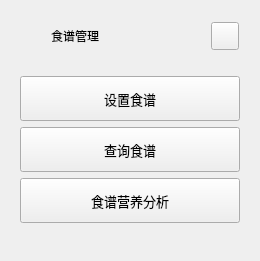
        <widget class="QFrame" name="extraLeftBoxfood">
         <property name="minimumSize">
          <size>
           <width>0</width>
           <height>0</height>
          </size>
         </property>
         <property name="maximumSize">
          <size>
           <width>0</width>
           <height>16777215</height>
          </size>
         </property>
         <property name="frameShape">
          <enum>QFrame::NoFrame</enum>
         </property>
         <property name="frameShadow">
          <enum>QFrame::Raised</enum>
         </property>
         <layout class="QVBoxLayout" name="verticalLayout_35">
          <item>
           <widget class="QFrame" name="extraTopBg_4">
            <property name="minimumSize">
             <size>
              <width>0</width>
              <height>50</height>
             </size>
            </property>
            <property name="maximumSize">
             <size>
              <width>16777215</width>
              <height>50</height>
             </size>
            </property>
            <property name="frameShape">
             <enum>QFrame::NoFrame</enum>
            </property>
            <property name="frameShadow">
             <enum>QFrame::Raised</enum>
            </property>
            <layout class="QVBoxLayout" name="verticalLayout_36">
             <property name="spacing">
              <number>0</number>
             </property>
             <property name="leftMargin">
              <number>0</number>
             </property>
             <property name="topMargin">
              <number>0</number>
             </property>
             <property name="rightMargin">
              <number>0</number>
             </property>
             <property name="bottomMargin">
              <number>0</number>
             </property>
             <item>
              <layout class="QGridLayout" name="extraTopLayout_4">
               <property name="leftMargin">
                <number>10</number>
               </property>
               <property name="rightMargin">
                <number>10</number>
               </property>
               <property name="horizontalSpacing">
                <number>10</number>
               </property>
               <property name="verticalSpacing">
                <number>0</number>
               </property>
               <item row="0" column="0">
                <widget class="QFrame" name="extraIcon_4">
                 <property name="minimumSize">
                  <size>
                   <width>20</width>
                   <height>0</height>
                  </size>
                 </property>
                 <property name="maximumSize">
                  <size>
                   <width>20</width>
                   <height>20</height>
                  </size>
                 </property>
                 <property name="frameShape">
                  <enum>QFrame::NoFrame</enum>
                 </property>
                 <property name="frameShadow">
                  <enum>QFrame::Raised</enum>
                 </property>
                </widget>
               </item>
               <item row="0" column="1">
                <widget class="QLabel" name="extraLabel_4">
                 <property name="minimumSize">
                  <size>
                   <width>150</width>
                   <height>0</height>
                  </size>
                 </property>
                 <property name="text">
                  <string>食谱管理</string>
                 </property>
                </widget>
               </item>
               <item row="0" column="2">
                <widget class="QPushButton" name="extraCloseColumnBtn_4">
                 <property name="minimumSize">
                  <size>
                   <width>28</width>
                   <height>28</height>
                  </size>
                 </property>
                 <property name="maximumSize">
                  <size>
                   <width>28</width>
                   <height>28</height>
                  </size>
                 </property>
                 <property name="cursor">
                  <cursorShape>PointingHandCursor</cursorShape>
                 </property>
                 <property name="toolTip">
                  <string>Close left box</string>
                 </property>
                 <property name="text">
                  <string/>
                 </property>
                 <property name="icon">
                  <iconset resource="resources.qrc">
                   <normaloff>:/icons/images/icons/icon_close.png</normaloff>:/icons/images/icons/icon_close.png</iconset>
                 </property>
                 <property name="iconSize">
                  <size>
                   <width>20</width>
                   <height>20</height>
                  </size>
                 </property>
                </widget>
               </item>
              </layout>
             </item>
            </layout>
           </widget>
          </item>
          <item>
           <widget class="QFrame" name="extraContent_4">
            <property name="frameShape">
             <enum>QFrame::NoFrame</enum>
            </property>
            <property name="frameShadow">
             <enum>QFrame::Raised</enum>
            </property>
            <layout class="QVBoxLayout" name="verticalLayout_37">
             <property name="spacing">
              <number>0</number>
             </property>
             <property name="leftMargin">
              <number>0</number>
             </property>
             <property name="topMargin">
              <number>0</number>
             </property>
             <property name="rightMargin">
              <number>0</number>
             </property>
             <property name="bottomMargin">
              <number>0</number>
             </property>
             <item>
              <widget class="QFrame" name="extrafoodMenu">
               <property name="frameShape">
                <enum>QFrame::NoFrame</enum>
               </property>
               <property name="frameShadow">
                <enum>QFrame::Raised</enum>
               </property>
               <layout class="QVBoxLayout" name="verticalLayout_38">
                <item>
                 <layout class="QVBoxLayout" name="verticalLayout_39">
                  <item>
                   <widget class="QPushButton" name="btn_addfood">
                    <property name="sizePolicy">
                     <sizepolicy hsizetype="Expanding" vsizetype="Fixed">
                      <horstretch>0</horstretch>
                      <verstretch>0</verstretch>
                     </sizepolicy>
                    </property>
                    <property name="minimumSize">
                     <size>
                      <width>0</width>
                      <height>45</height>
                     </size>
                    </property>
                    <property name="font">
                     <font>
                      <family>Segoe UI</family>
                      <pointsize>10</pointsize>
                      <italic>false</italic>
                      <bold>false</bold>
                     </font>
                    </property>
                    <property name="cursor">
                     <cursorShape>PointingHandCursor</cursorShape>
                    </property>
                    <property name="layoutDirection">
                     <enum>Qt::LeftToRight</enum>
                    </property>
                    <property name="styleSheet">
                     <string notr="true">background-image: url(:/icons/images/icons/cil-share-boxed.png);</string>
                    </property>
                    <property name="text">
                     <string>设置食谱</string>
                    </property>
                   </widget>
                  </item>
                  <item>
                   <widget class="QPushButton" name="btn_analyzefood">
                    <property name="sizePolicy">
                     <sizepolicy hsizetype="Expanding" vsizetype="Fixed">
                      <horstretch>0</horstretch>
                      <verstretch>0</verstretch>
                     </sizepolicy>
                    </property>
                    <property name="minimumSize">
                     <size>
                      <width>0</width>
                      <height>45</height>
                     </size>
                    </property>
                    <property name="font">
                     <font>
                      <family>Segoe UI</family>
                      <pointsize>10</pointsize>
                      <italic>false</italic>
                      <bold>false</bold>
                     </font>
                    </property>
                    <property name="cursor">
                     <cursorShape>PointingHandCursor</cursorShape>
                    </property>
                    <property name="layoutDirection">
                     <enum>Qt::LeftToRight</enum>
                    </property>
                    <property name="styleSheet">
                     <string notr="true">background-image: url(:/icons/images/icons/cil-equalizer.png);</string>
                    </property>
                    <property name="text">
                     <string>查询食谱</string>
                    </property>
                   </widget>
                  </item>
                  <item>
                   <widget class="QPushButton" name="btn_queryfood">
                    <property name="sizePolicy">
                     <sizepolicy hsizetype="Expanding" vsizetype="Fixed">
                      <horstretch>0</horstretch>
                      <verstretch>0</verstretch>
                     </sizepolicy>
                    </property>
                    <property name="minimumSize">
                     <size>
                      <width>0</width>
                      <height>45</height>
                     </size>
                    </property>
                    <property name="font">
                     <font>
                      <family>Segoe UI</family>
                      <pointsize>10</pointsize>
                      <italic>false</italic>
                      <bold>false</bold>
                     </font>
                    </property>
                    <property name="cursor">
                     <cursorShape>PointingHandCursor</cursorShape>
                    </property>
                    <property name="layoutDirection">
                     <enum>Qt::LeftToRight</enum>
                    </property>
                    <property name="styleSheet">
                     <string notr="true">background-image: url(:/icons/images/icons/cil-layers.png);</string>
                    </property>
                    <property name="text">
                     <string>食谱营养分析</string>
                    </property>
                   </widget>
                  </item>
                 </layout>
                </item>
               </layout>
              </widget>
             </item>
             <item>
              <widget class="QFrame" name="extraCenter_4">
               <property name="frameShape">
                <enum>QFrame::NoFrame</enum>
               </property>
               <property name="frameShadow">
                <enum>QFrame::Raised</enum>
               </property>
               <layout class="QVBoxLayout" name="verticalLayout_40"/>
              </widget>
             </item>
             <item>
              <widget class="QFrame" name="extraBottom_4">
               <property name="frameShape">
                <enum>QFrame::NoFrame</enum>
               </property>
               <property name="frameShadow">
                <enum>QFrame::Raised</enum>
               </property>
              </widget>
             </item>
            </layout>
           </widget>
          </item>
         </layout>
        </widget>
